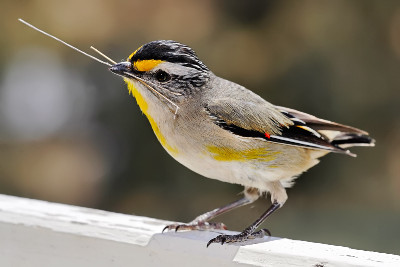
#> input picture data/b2.jpg, 400 x 267 px
$ python ocv-04-imgOps.py
#> lines starting #> are read from the running program, lines starting #| are printed output that depends on the picture; after the words box and inside, x2 and y2 are one past the last pixel; in counts of white or black regions, pixels touching at a corner belong together
import numpy as np
import cv2

img = cv2.imread('../data/b2.jpg',cv2.IMREAD_COLOR)
#> img is the input picture: shape (267, 400, 3); mean B, G, R 101.6, 117.6, 126.2


img[55,55] = [255,255,255]
#> img: shape (267, 400, 3); under 0.01% of pixels changed, all inside (x1, y1, x2, y2) = (55, 55, 56, 56)
px1 = img[55,55]
#> px1 = [255, 255, 255]
print('px1=')
print(px1)
#| [255 255 255]

#ROI = Region of Image
roi = img[100:103, 85:88]
print('roi=')
print(roi)
#| [[[112 112 112]
#|   [109 109 109]
#|   [107 107 107]]
#|  [[111 111 111]
#|   [108 108 108]
#|   [106 106 106]]
#|  [[110 110 110]
#|   [107 107 107]
#|   [105 105 105]]]

# region change
img[50:100, 50:100] = [255,255,255]
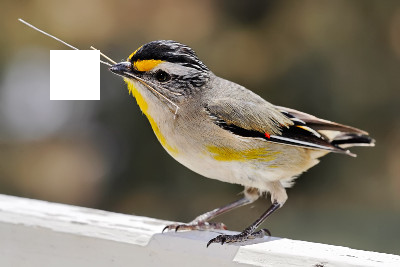
#> img: shape (267, 400, 3); mean B, G, R 105, 120.8, 129.4

# copy same size region
#[100:200,40:115]
face1 = img[40:115,100:200]
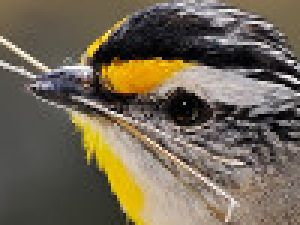
#> face1: shape (75, 100, 3) (shown 3 times larger); mean B, G, R 84.8, 102.3, 112.6
print (face1.shape[0])
#| 75
print (face1.shape[1])
#| 100
img[20:face1.shape[0]+20,270:face1.shape[1]+270] = face1
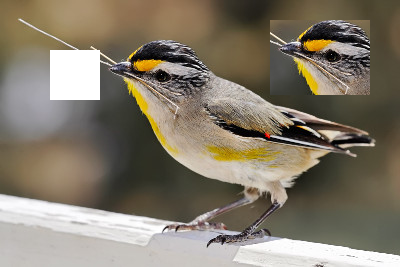
#> img: shape (267, 400, 3); 7.02% of pixels changed, all inside (x1, y1, x2, y2) = (270, 20, 370, 95)


cv2.imshow('img',img)
cv2.waitKey(0)
cv2.destroyAllWindows()
